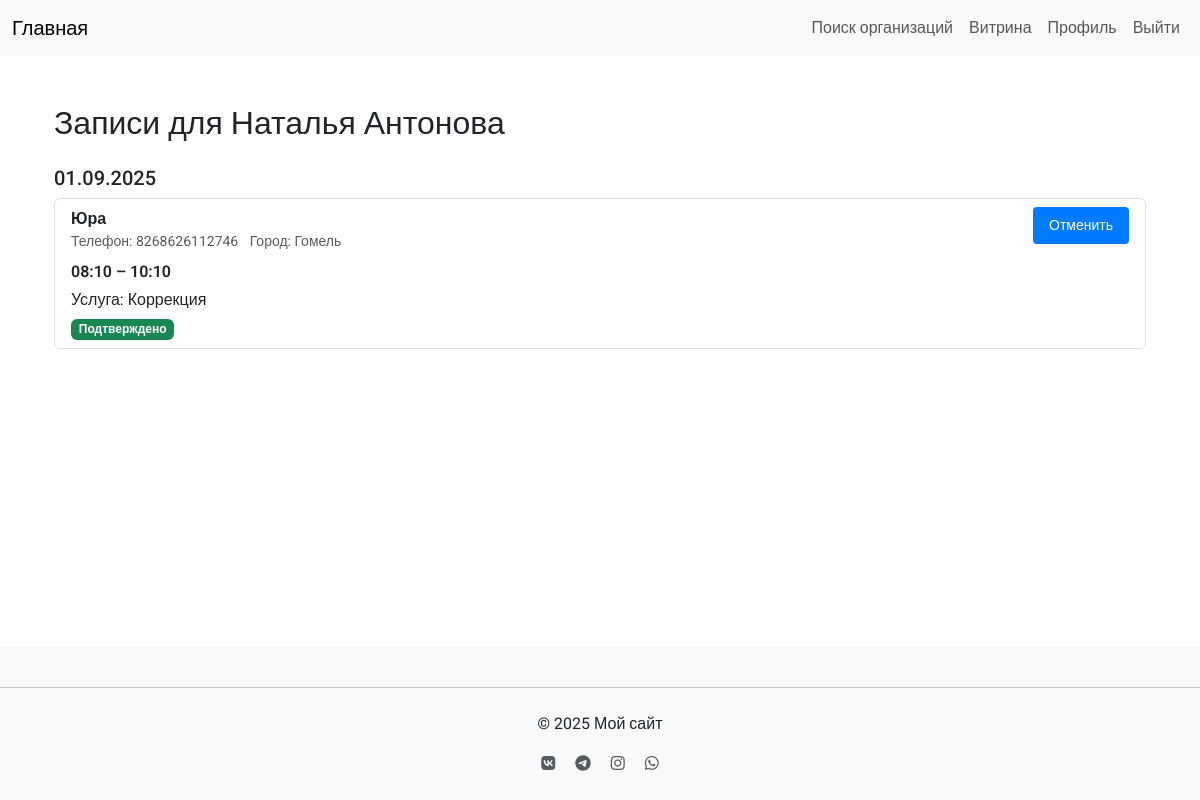
Before: /booking/specialist/24/appointments/ (signed in) with the older database file.
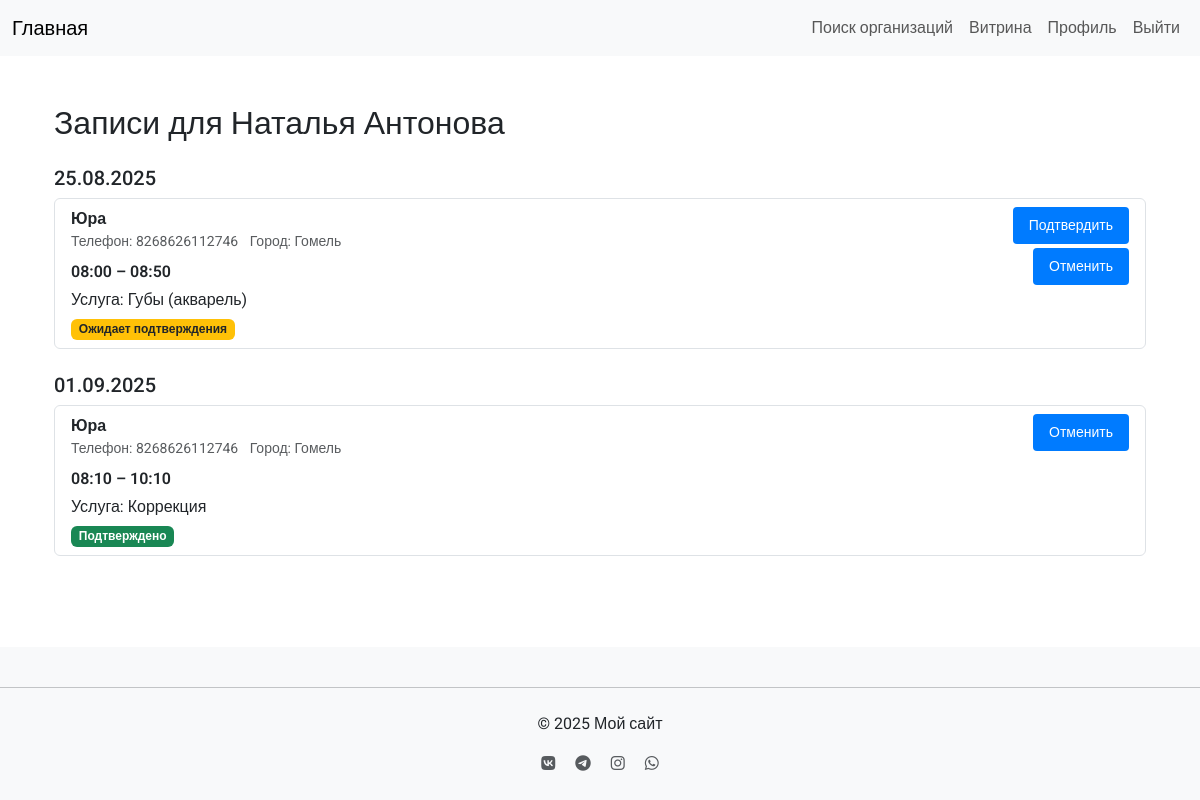
After: the same page with the newer database file.
### booking/models.py (models this page shows, shortened)
class Availability(models.Model):
    specialist = models.ForeignKey(Specialist, on_delete=models.CASCADE, related_name='availabilities')
    date = models.DateField(verbose_name='Дата')
    start_time = models.TimeField(verbose_name='Начало')
    end_time = models.TimeField(verbose_name='Конец')
    service = models.ForeignKey(ServicePrice, on_delete=models.SET_NULL, null=True, blank=True, verbose_name='Услуга')
    created_at = models.DateTimeField(auto_now_add=True)
    class Meta:
        verbose_name = 'Доступное время'
        verbose_name_plural = 'Доступные времена'
        unique_together = ['specialist', 'date', 'start_time']
        ordering = ['date', 'start_time']

class Appointment(models.Model):
    STATUS_PENDING = 'pending'
    STATUS_CONFIRMED = 'confirmed'
    STATUS_CANCELLED = 'cancelled'
    STATUS_CHOICES = [
        (STATUS_PENDING, 'Ожидает подтверждения'),
        (STATUS_CONFIRMED, 'Подтверждено'),
        (STATUS_CANCELLED, 'Отменено'),
    ]
    client = models.ForeignKey(ClientProfile, on_delete=models.CASCADE, related_name='appointments')
    specialist = models.ForeignKey(Specialist, on_delete=models.CASCADE, related_name='appointments')
    availability = models.ForeignKey(Availability, on_delete=models.CASCADE, related_name='appointments')
    service = models.ForeignKey(ServicePrice, on_delete=models.SET_NULL, null=True, blank=True, verbose_name='Услуга')
    notes = models.TextField(blank=True, verbose_name='Заметки')
    created_at = models.DateTimeField(auto_now_add=True)
    status = models.CharField(max_length=20, choices=STATUS_CHOICES, default=STATUS_PENDING)
    class Meta:
        verbose_name = 'Запись'
        verbose_name_plural = 'Записи'
        ordering = ['availability__date', 'availability__start_time']

### accounts/models.py (models this page shows, shortened)
class ClientProfile(models.Model):
    user = models.OneToOneField(User, on_delete=models.CASCADE)
    name = models.CharField(max_length=100, blank=True, verbose_name='Имя')
    phone = models.CharField(max_length=20, verbose_name='Телефон')
    city = models.CharField(max_length=100, blank=True, verbose_name='Город')
    class Meta:
        verbose_name = 'Профиль клиента'
        verbose_name_plural = 'Профили клиентов'

class ServicePrice(models.Model):
    workshop = models.ForeignKey(WorkshopProfile, on_delete=models.CASCADE, related_name='service_prices')
    activity_area = models.ForeignKey(ActivityArea, on_delete=models.CASCADE, verbose_name='Сфера деятельности')
    service_name = models.CharField(max_length=100, verbose_name='Название услуги')
    price = models.DecimalField(max_digits=10, decimal_places=2, verbose_name='Цена')
    duration = models.CharField(max_length=50, blank=True, verbose_name='Длительность')
    class Meta:
        verbose_name = 'Цена услуги'
        verbose_name_plural = 'Цены услуг'

### booking/views.py (the view)
# urls.py: path('specialist/<int:pk>/appointments/', views.owner_appointments_list, name='owner_appointments_list'),
@login_required
def owner_appointments_list(request, pk):
    specialist = get_object_or_404(Specialist, pk=pk)
    if specialist.showcase.workshop.user != request.user:
        messages.error(request, "Нет доступа.")
        return redirect('booking:owner_specialists_list')
    appointments = (
        specialist.appointments
        .select_related('availability', 'service', 'client__user')  # client__user позволяет читать client.user.get_full_name
        .order_by('availability__date', 'availability__start_time')
    )
    return render(request, 'booking/owner_appointments_list.html', {
        'specialist': specialist,
        'appointments': appointments,
    })

### accounts/context_processors.py (called while the page is built)
def user_type(request):
    if request.user.is_authenticated:
        try:
            request.user.workshopprofile
            return {'is_workshop': True, 'is_client': False}
        except WorkshopProfile.DoesNotExist:
            try:
                request.user.clientprofile
                return {'is_workshop': False, 'is_client': True}
            except ClientProfile.DoesNotExist:
                pass
    return {'is_workshop': False, 'is_client': False}

### booking/templatetags/time_extras.py (called while the page is built)
@register.filter
def format_time(value, fmt="%H:%M"):
    if value is None:
        return ""
    try:
        if isinstance(value, (time, datetime)):
            return value.strftime(fmt)
        return str(value)
    except Exception:
        return str(value)

### booking/templates/booking/owner_appointments_list.html (shortened to what this page needs)
{% extends "base.html" %}
{% load time_extras %}
{% block content %}
<div class="container my-4">
  <h2 class="mb-4">Записи для {{ specialist.first_name }} {{ specialist.last_name }}</h2>
  {% regroup appointments by availability.date as date_groups %}
  {% for group in date_groups %}
    <div class="mb-4">
      <h5 class="mb-2">{{ group.grouper|date:"d.m.Y" }}</h5>
      <ul class="list-group">
        {% for appointment in group.list %}
          <li class="list-group-item d-flex justify-content-between align-items-start flex-wrap">
            <div>
              <div class="fw-bold">
                {% if appointment.client.name %}
                  {{ appointment.client.name }}
                {% elif appointment.client.user.get_full_name %}
                  {{ appointment.client.user.get_full_name }}
                {% else %}
                  {{ appointment.client.user.username }}
                {% endif %}
              </div>
              <div class="small text-muted">
                {% if appointment.client.phone %}Телефон: {{ appointment.client.phone }}{% endif %}
                {% if appointment.client.city %}<span class="ms-2">Город: {{ appointment.client.city }}</span>{% endif %}
              </div>
              <div class="mt-2">
                <span class="fw-semibold">{{ appointment.availability.start_time|format_time }} – {{ appointment.availability.end_time|format_time }}</span>
              </div>
              {% if appointment.service %}
                <div class="mt-1">Услуга: {{ appointment.service.service_name }}</div>
              {% endif %}
              <div class="mt-1">
                {% if appointment.status == 'pending' %}
                  <span class="badge bg-warning text-dark">Ожидает подтверждения</span>
                {% elif appointment.status == 'confirmed' %}
                  <span class="badge bg-success">Подтверждено</span>
                {% else %}
                  <span class="badge bg-secondary">Отменено</span>
                {% endif %}
              </div>
            </div>
            <div class="d-flex flex-column align-items-end mt-2 mt-sm-0 ms-sm-4">
              {% if appointment.status == 'pending' %}
                <a href="{% url 'booking:owner_confirm_appointment' pk=appointment.pk %}" class="btn btn-sm btn-success mb-1">
                  Подтвердить
                </a>
                <a href="{% url 'booking:owner_cancel_appointment' pk=appointment.pk %}" class="btn btn-sm btn-danger">
                  Отменить
                </a>
              {% elif appointment.status == 'confirmed' %}
                <a href="{% url 'booking:owner_cancel_appointment' pk=appointment.pk %}" class="btn btn-sm btn-danger">
                  Отменить
                </a>
              {% else %}
                <a href="{% url 'booking:owner_delete_appointment' pk=appointment.pk %}"
                   class="btn btn-sm btn-outline-danger"
                   onclick="return confirm('Удалить эту запись?');">
                  Удалить
                </a>
              {% endif %}
            </div>
          </li>
        {% endfor %}
      </ul>
    </div>
  {% empty %}
    <div class="alert alert-info">Нет записей.</div>
  {% endfor %}
</div>
{% endblock %}

Changed rows visible on the page:
now on this page (row unchanged): Availability: grouper "25.08.2025"
added Appointment: client.name "Юра", client.phone "8268626112746", client.city "Гомель", availability.start_time "08:00", availability.end_time "08:50", service.service_name "Губы (акварель)", status "Ожидает подтверждения", shown under "25.08.2025"
